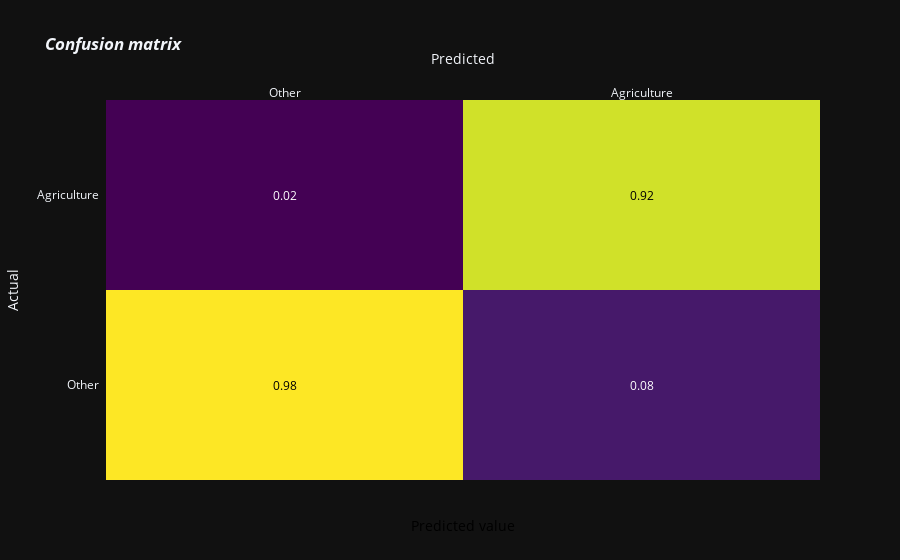
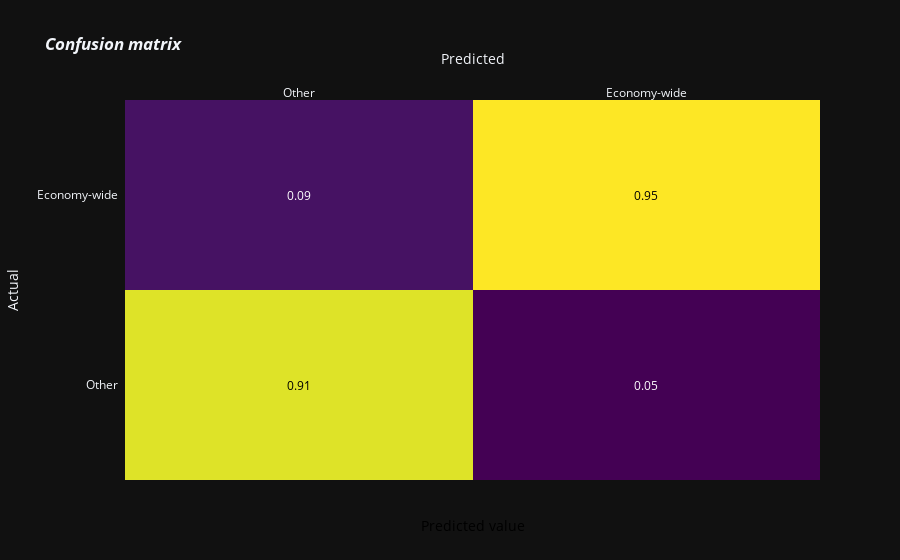
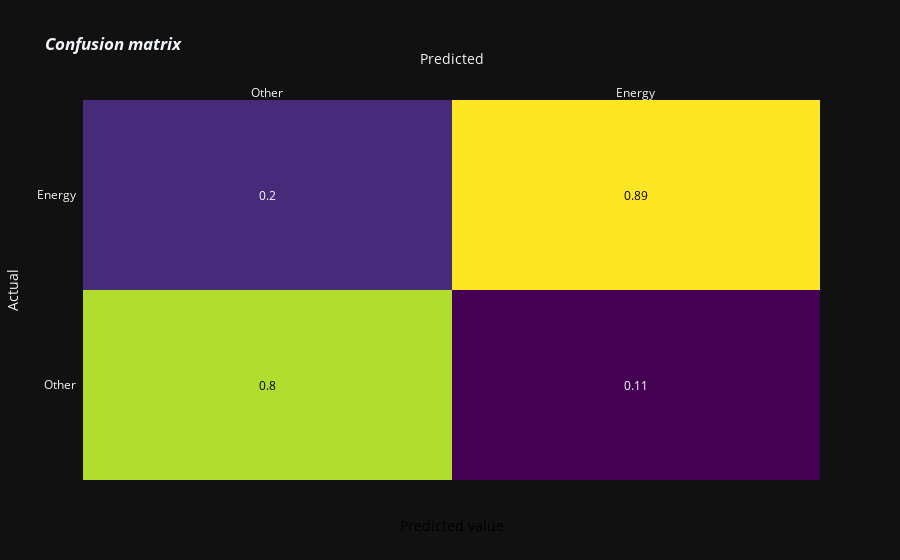
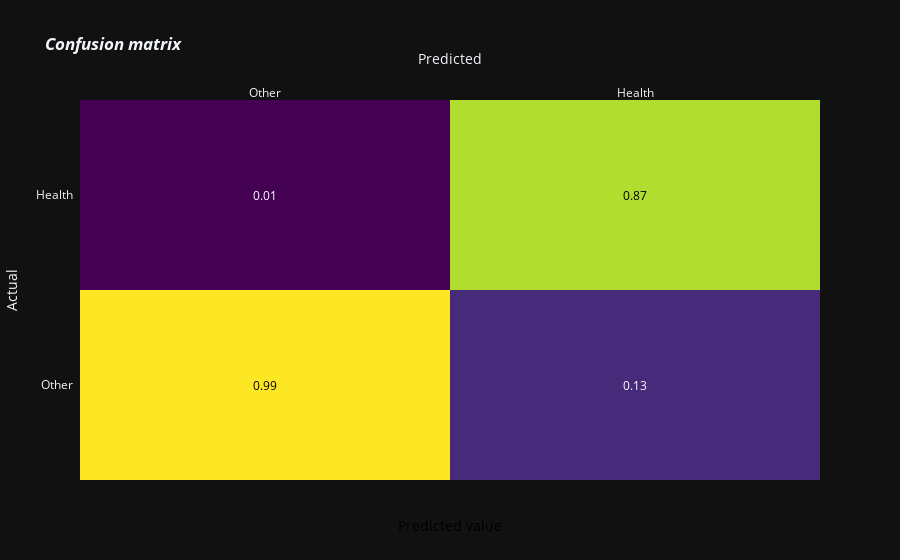

Notebook cell for these charts, in order:
### Code cell
# TODO: Fix these confusion matrices. They are not correct.
# loop through multiple confusion matrices and plot them.
for ix, matrix in enumerate(mlbcm):
    class_label = mlb.classes_[ix]
    fig=plot_confusion_matrix(matrix, class_label, normalize=True)
    fig.show()

### Figure 1 — Plotly figure (JSON) as saved in the notebook; plotly's stock layout.template omitted (floating-point values rounded to 4 significant figures)
{"data": [{"colorscale": [[0.0, "#440154"], [0.1111, "#482878"], [0.2222, "#3e4989"], [0.3333, "#31688e"], [0.4444, "#26828e"], [0.5556, "#1f9e89"], [0.6667, "#35b779"], [0.7778, "#6ece58"], [0.8889, "#b5de2b"], [1.0, "#fde725"]], "reversescale": false, "showscale": false, "x": ["Other", "Agriculture"], "y": ["Other", "Agriculture"], "z": [[0.9849, 0.08197], [0.01506, 0.918]], "type": "heatmap"}], "layout": {"annotations": [{"font": {"color": "#000000"}, "showarrow": false, "text": "0.98", "x": "Other", "xref": "x", "y": "Other", "yref": "y"}, {"font": {"color": "#FFFFFF"}, "showarrow": false, "text": "0.08", "x": "Agriculture", "xref": "x", "y": "Other", "yref": "y"}, {"font": {"color": "#FFFFFF"}, "showarrow": false, "text": "0.02", "x": "Other", "xref": "x", "y": "Agriculture", "yref": "y"}, {"font": {"color": "#000000"}, "showarrow": false, "text": "0.92", "x": "Agriculture", "xref": "x", "y": "Agriculture", "yref": "y"}, {"font": {"color": "black", "size": 14}, "showarrow": false, "text": "Predicted value", "x": 0.5, "xref": "paper", "y": -0.15, "yref": "paper"}], "xaxis": {"dtick": 1, "gridcolor": "rgb(0, 0, 0)", "side": "top", "ticks": "", "title": {"text": "Predicted"}}, "yaxis": {"dtick": 1, "ticks": "", "ticksuffix": "  ", "title": {"text": "Actual"}}, "title": {"text": "<i><b>Confusion matrix</b></i>"}}}

### Figure 2 — Plotly figure (JSON) as saved in the notebook; plotly's stock layout.template omitted (floating-point values rounded to 4 significant figures)
{"data": [{"colorscale": [[0.0, "#440154"], [0.1111, "#482878"], [0.2222, "#3e4989"], [0.3333, "#31688e"], [0.4444, "#26828e"], [0.5556, "#1f9e89"], [0.6667, "#35b779"], [0.7778, "#6ece58"], [0.8889, "#b5de2b"], [1.0, "#fde725"]], "reversescale": false, "showscale": false, "x": ["Other", "Economy-wide"], "y": ["Other", "Economy-wide"], "z": [[0.9112, 0.04545], [0.08883, 0.9545]], "type": "heatmap"}], "layout": {"annotations": [{"font": {"color": "#000000"}, "showarrow": false, "text": "0.91", "x": "Other", "xref": "x", "y": "Other", "yref": "y"}, {"font": {"color": "#FFFFFF"}, "showarrow": false, "text": "0.05", "x": "Economy-wide", "xref": "x", "y": "Other", "yref": "y"}, {"font": {"color": "#FFFFFF"}, "showarrow": false, "text": "0.09", "x": "Other", "xref": "x", "y": "Economy-wide", "yref": "y"}, {"font": {"color": "#000000"}, "showarrow": false, "text": "0.95", "x": "Economy-wide", "xref": "x", "y": "Economy-wide", "yref": "y"}, {"font": {"color": "black", "size": 14}, "showarrow": false, "text": "Predicted value", "x": 0.5, "xref": "paper", "y": -0.15, "yref": "paper"}], "xaxis": {"dtick": 1, "gridcolor": "rgb(0, 0, 0)", "side": "top", "ticks": "", "title": {"text": "Predicted"}}, "yaxis": {"dtick": 1, "ticks": "", "ticksuffix": "  ", "title": {"text": "Actual"}}, "title": {"text": "<i><b>Confusion matrix</b></i>"}}}

### Figure 3 — Plotly figure (JSON) as saved in the notebook; plotly's stock layout.template omitted (floating-point values rounded to 4 significant figures)
{"data": [{"colorscale": [[0.0, "#440154"], [0.1111, "#482878"], [0.2222, "#3e4989"], [0.3333, "#31688e"], [0.4444, "#26828e"], [0.5556, "#1f9e89"], [0.6667, "#35b779"], [0.7778, "#6ece58"], [0.8889, "#b5de2b"], [1.0, "#fde725"]], "reversescale": false, "showscale": false, "x": ["Other", "Energy"], "y": ["Other", "Energy"], "z": [[0.7966, 0.1111], [0.2034, 0.8889]], "type": "heatmap"}], "layout": {"annotations": [{"font": {"color": "#000000"}, "showarrow": false, "text": "0.8", "x": "Other", "xref": "x", "y": "Other", "yref": "y"}, {"font": {"color": "#FFFFFF"}, "showarrow": false, "text": "0.11", "x": "Energy", "xref": "x", "y": "Other", "yref": "y"}, {"font": {"color": "#FFFFFF"}, "showarrow": false, "text": "0.2", "x": "Other", "xref": "x", "y": "Energy", "yref": "y"}, {"font": {"color": "#000000"}, "showarrow": false, "text": "0.89", "x": "Energy", "xref": "x", "y": "Energy", "yref": "y"}, {"font": {"color": "black", "size": 14}, "showarrow": false, "text": "Predicted value", "x": 0.5, "xref": "paper", "y": -0.15, "yref": "paper"}], "xaxis": {"dtick": 1, "gridcolor": "rgb(0, 0, 0)", "side": "top", "ticks": "", "title": {"text": "Predicted"}}, "yaxis": {"dtick": 1, "ticks": "", "ticksuffix": "  ", "title": {"text": "Actual"}}, "title": {"text": "<i><b>Confusion matrix</b></i>"}}}

### Figure 4 — Plotly figure (JSON) as saved in the notebook; plotly's stock layout.template omitted (floating-point values rounded to 4 significant figures)
{"data": [{"colorscale": [[0.0, "#440154"], [0.1111, "#482878"], [0.2222, "#3e4989"], [0.3333, "#31688e"], [0.4444, "#26828e"], [0.5556, "#1f9e89"], [0.6667, "#35b779"], [0.7778, "#6ece58"], [0.8889, "#b5de2b"], [1.0, "#fde725"]], "reversescale": false, "showscale": false, "x": ["Other", "Health"], "y": ["Other", "Health"], "z": [[0.9862, 0.129], [0.01381, 0.871]], "type": "heatmap"}], "layout": {"annotations": [{"font": {"color": "#000000"}, "showarrow": false, "text": "0.99", "x": "Other", "xref": "x", "y": "Other", "yref": "y"}, {"font": {"color": "#FFFFFF"}, "showarrow": false, "text": "0.13", "x": "Health", "xref": "x", "y": "Other", "yref": "y"}, {"font": {"color": "#FFFFFF"}, "showarrow": false, "text": "0.01", "x": "Other", "xref": "x", "y": "Health", "yref": "y"}, {"font": {"color": "#000000"}, "showarrow": false, "text": "0.87", "x": "Health", "xref": "x", "y": "Health", "yref": "y"}, {"font": {"color": "black", "size": 14}, "showarrow": false, "text": "Predicted value", "x": 0.5, "xref": "paper", "y": -0.15, "yref": "paper"}], "xaxis": {"dtick": 1, "gridcolor": "rgb(0, 0, 0)", "side": "top", "ticks": "", "title": {"text": "Predicted"}}, "yaxis": {"dtick": 1, "ticks": "", "ticksuffix": "  ", "title": {"text": "Actual"}}, "title": {"text": "<i><b>Confusion matrix</b></i>"}}}
